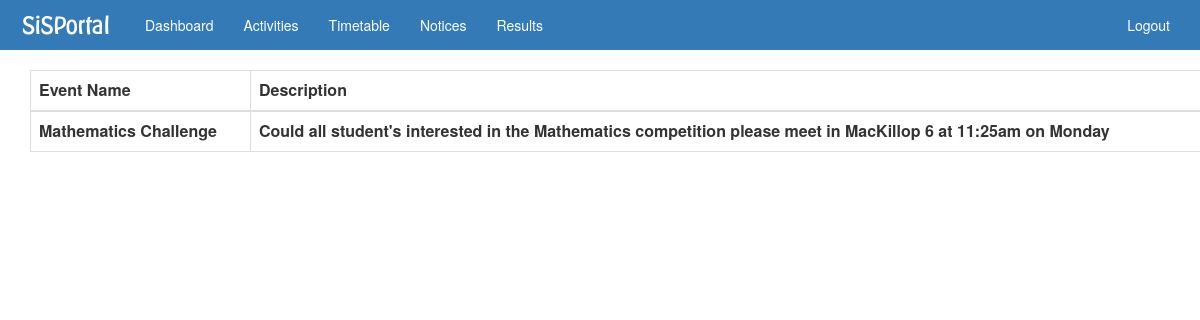
The page /notices.php on the database its author committed.
### tables this page shows
CREATE TABLE `notices` (
  `noticeID` int(10) NOT NULL AUTO_INCREMENT,
  `userID` int(10) NOT NULL,
  `activity` varchar(100) NOT NULL,
  `notice_comment` varchar(1000) NOT NULL,
  `through_date` date NOT NULL,
  PRIMARY KEY (`noticeID`)
);

### notices.php (the view, shortened to what this page needs)
<?php
require('dbc.php');
include('include.php');
$stmt = $pdo->query("SELECT * from notices order By through_date");
?>
<link rel='stylesheet' type='text/css' href='components/css/navbar.css'/>
<link rel='stylesheet' type='text/css' href='css/notice.css'/>
</head>
<body>
<?php
  if($_SESSION['teacher_status'] == 1){
    include("components/teacher-navbar.php");
  }
  else {
    include("components/navbar.php");
  }
?>
<table id='table-main' class="table table-bordered">
<thead>
<tr>
  <th>Event Name</th>
  <th>Description</th>
</tr>
</thead>
<tbody>
<?php
  while($row = $stmt->fetch()) {
    if($_SESSION['teacher_status'] == 1 || $row['userID'] == $_SESSION['userID']) {
      echo ("<tr><th>".$row['activity']."</th><th>".$row['notice_comment']."</th><th><a href='deletenotice.php?noticeID=".$row['noticeID']."'><img width='20' src='images/trashcan.png'></a></th></tr>");
    }
    else {
    echo ("<tr><th>".$row['activity']."</th><th>".$row['notice_comment']."</th></tr>");
    }
  }
?>
</table>
</body>

### css/notice.css (style rules this page uses)
#table-main { margin-left: 30px; padding-right: 30px; }

### rows shown on the page
notices: activity "Mathematics Challenge", notice_comment "Could all student's interested in the Mathematics competition please meet in MacKillop 6 at 11:25am on Monday"
